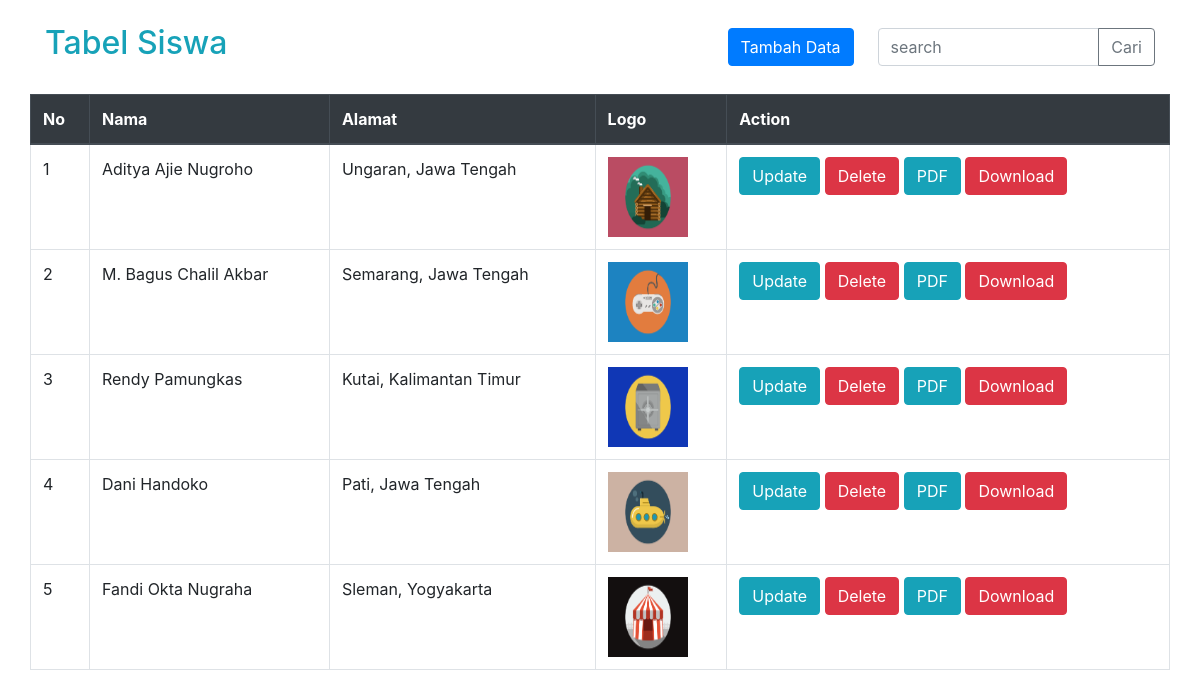
The page / on the database its author committed.
### tables this page shows
CREATE TABLE `sekolah` (
  `id` int(11) NOT NULL,
  `nama` varchar(255) DEFAULT NULL,
  `alamat` text DEFAULT NULL,
  `logo` varchar(255) DEFAULT NULL
);

### database.php (called while the page is built, shortened)
<?php
class database {
	public $connect;
	public  function __construct(){
		$this->connect = mysqli_connect("localhost","root","","oop_crud");
	}
public function select($selected)
	{
		$result = $this->connect->query($selected)or die($this->connect->error.__LINE__);
		if ($result->num_rows >0) {
			return $result;
		}else{
			return false;
		}
	}
}
?>

### index.php (the view, shortened to what this page needs)
<?php
include "database.php";
$db = new database();
$query = "SELECT * FROM sekolah";
$read = $db->select($query);
?>
<!DOCTYPE html>
<html lang="en">
<head>
    <link rel="stylesheet" href="https://stackpath.bootstrapcdn.com/bootstrap/4.5.0/css/bootstrap.min.css">
</head>
<body>
	<div class="container">
                <div class="row">
					<div class="col-12">
					<div class="py-4 d-flex justify-content-end align-items-center">
					<h1 class="h2 mr-auto">
						<a class="text-info" href="">Tabel Siswa</a>
					</h1>
					<a href="tambah.php" class="btn btn-primary">Tambah Data</a>
					<form class="w-25 ml-4" method="get">
					<div class="input-group">
						<input type="text" class="form-control" placeholder="search"
						name="key">
						<div class="input-group-append">
						<button type="submit" class="btn btn-outline-secondary" name="cari">Cari</button>
						</div>
					</div>
					</form>
					</div>
                </div>
						<table class="table table-bordered">
							<thead class="thead-dark">
								<tr>
									<th scope="col">No</th>
									<th scope="col">Nama</th>
									<th scope="col">Alamat</th>
									<th scope="col">Logo</th>
									<th scope="col text-center">Action</th>
								</tr>
							</thead>
								<?php if ($read) { ?>
                                    <?php
                                    $no = 1;
                                        while($row = $read->fetch_assoc()) {  ?>
										<tr>
											<td><?php echo $no++;?></td>
											<td><?php echo $row['nama'];?></td>
											<td><?php echo $row['alamat'];?></td>
											<td>
												<img src="<?php echo 'imagess/'.$row['logo'];?>" width="80px" height="80px" />
											</td>
											<td>
												<a href="ubah.php?edit=<?php echo $row['id']; ?>" class="btn btn-info">Update</a>
												<a href="delete.php?id=<?php echo $row['id']; ?>" class="btn btn-danger">Delete</a>
												<a target="blank" href="pdf.php?id=<?php echo $row['id']; ?>" class="btn btn-info">PDF</a>
												<a href="download.php?id=<?php echo $row['id']; ?>" class="btn btn-danger">Download</a>
											</td>
										</tr>
									<?php } ;?>
								<?php } ;?>
							</table>
				</div>
			</div>
</body>
</html>

### rows shown on the page
sekolah: nama "Aditya Ajie Nugroho", alamat "Ungaran, Jawa Tengah", logo (picture)
sekolah: nama "M. Bagus Chalil Akbar", alamat "Semarang, Jawa Tengah", logo (picture)
sekolah: nama "Rendy Pamungkas", alamat "Kutai, Kalimantan Timur", logo (picture)
sekolah: nama "Dani Handoko", alamat "Pati, Jawa Tengah", logo (picture)
sekolah: nama "Fandi Okta Nugraha", alamat "Sleman, Yogyakarta", logo (picture)
